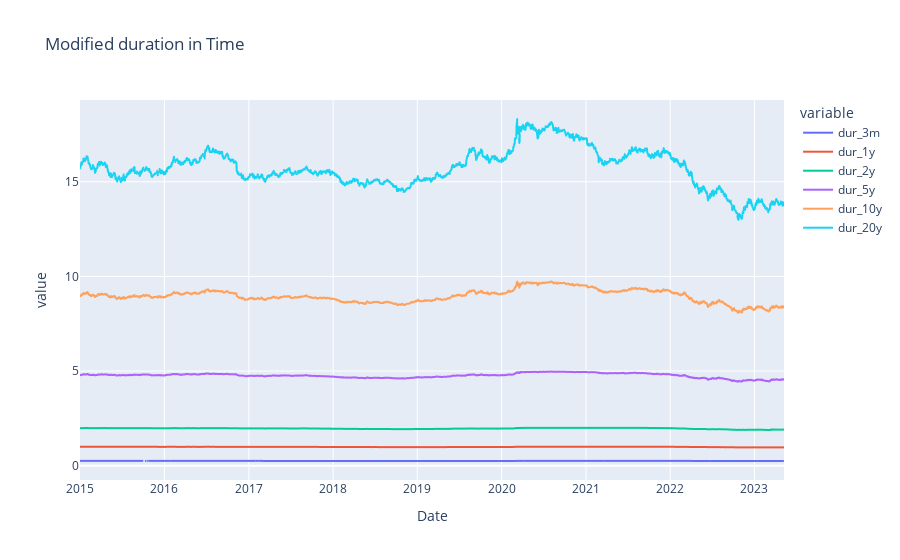

Write notebook code for a chart like this one.
### Code cell
# Veamos el comportamiento Historico de cada nodo
fig = px.line(yield_curve.iloc[:,-6:],title='Modified duration in Time')
fig.show()

### Figure 1 — Plotly figure (JSON) as saved in the notebook; plotly's stock layout.template omitted (floating-point values rounded to 4 significant figures; data arrays with more than 128 entries replaced by an {"elided": "..."} marker saying what was removed)
{"data": [{"hovertemplate": "variable=dur_3m<br>Date=%{x}<br>value=%{y}<extra></extra>", "legendgroup": "dur_3m", "line": {"color": "#636efa", "dash": "solid"}, "marker": {"symbol": "circle"}, "mode": "lines", "name": "dur_3m", "showlegend": true, "type": "scattergl", "x": {"elided": "2091 str values"}, "xaxis": "x", "y": {"elided": "2091 float values"}, "yaxis": "y"}, {"hovertemplate": "variable=dur_1y<br>Date=%{x}<br>value=%{y}<extra></extra>", "legendgroup": "dur_1y", "line": {"color": "#EF553B", "dash": "solid"}, "marker": {"symbol": "circle"}, "mode": "lines", "name": "dur_1y", "showlegend": true, "type": "scattergl", "x": {"elided": "2091 str values"}, "xaxis": "x", "y": {"elided": "2091 float values"}, "yaxis": "y"}, {"hovertemplate": "variable=dur_2y<br>Date=%{x}<br>value=%{y}<extra></extra>", "legendgroup": "dur_2y", "line": {"color": "#00cc96", "dash": "solid"}, "marker": {"symbol": "circle"}, "mode": "lines", "name": "dur_2y", "showlegend": true, "type": "scattergl", "x": {"elided": "2091 str values"}, "xaxis": "x", "y": {"elided": "2091 float values"}, "yaxis": "y"}, {"hovertemplate": "variable=dur_5y<br>Date=%{x}<br>value=%{y}<extra></extra>", "legendgroup": "dur_5y", "line": {"color": "#ab63fa", "dash": "solid"}, "marker": {"symbol": "circle"}, "mode": "lines", "name": "dur_5y", "showlegend": true, "type": "scattergl", "x": {"elided": "2091 str values"}, "xaxis": "x", "y": {"elided": "2091 float values"}, "yaxis": "y"}, {"hovertemplate": "variable=dur_10y<br>Date=%{x}<br>value=%{y}<extra></extra>", "legendgroup": "dur_10y", "line": {"color": "#FFA15A", "dash": "solid"}, "marker": {"symbol": "circle"}, "mode": "lines", "name": "dur_10y", "showlegend": true, "type": "scattergl", "x": {"elided": "2091 str values"}, "xaxis": "x", "y": {"elided": "2091 float values"}, "yaxis": "y"}, {"hovertemplate": "variable=dur_20y<br>Date=%{x}<br>value=%{y}<extra></extra>", "legendgroup": "dur_20y", "line": {"color": "#19d3f3", "dash": "solid"}, "marker": {"symbol": "circle"}, "mode": "lines", "name": "dur_20y", "showlegend": true, "type": "scattergl", "x": {"elided": "2091 str values"}, "xaxis": "x", "y": {"elided": "2091 float values"}, "yaxis": "y"}], "layout": {"legend": {"title": {"text": "variable"}, "tracegroupgap": 0}, "title": {"text": "Modified duration in Time"}, "xaxis": {"anchor": "y", "domain": [0, 1], "title": {"text": "Date"}}, "yaxis": {"anchor": "x", "domain": [0, 1], "title": {"text": "value"}}}}
